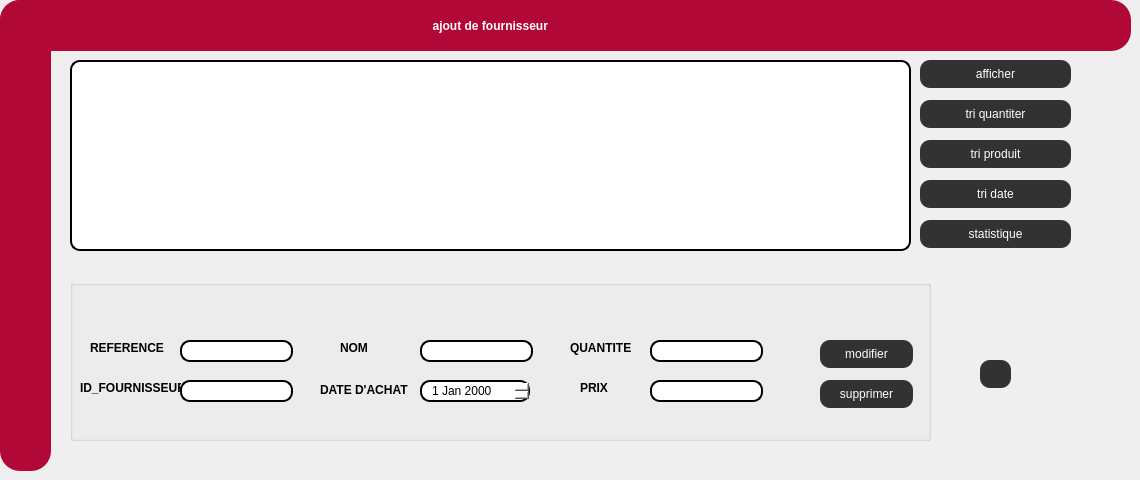
      <widget class="QWidget" name="tab_6">
       <attribute name="title">
        <string>consulter</string>
       </attribute>
       <widget class="QTableView" name="tableView">
        <property name="geometry">
         <rect>
          <x>70</x>
          <y>60</y>
          <width>841</width>
          <height>191</height>
         </rect>
        </property>
        <property name="styleSheet">
         <string notr="true">border: 2px solid black;
border-radius: 10px;
padding: 0 8px;
background: white;
selection-background-color: gray;</string>
        </property>
       </widget>
       <widget class="QPushButton" name="pb_tri">
        <property name="geometry">
         <rect>
          <x>920</x>
          <y>100</y>
          <width>151</width>
          <height>28</height>
         </rect>
        </property>
        <property name="styleSheet">
         <string notr="true">QPushButton{
    color:white;
	font: 75 10pt &quot;Source Code Pro&quot;;
	font: 87 7pt &quot;Nexa Rust Sans Black 01&quot;;
    background-color: rgb(51, 50, 50);
background:  rgb(51, 50, 50);
border-radius:10px;
}
QPushButton:hover
{
color:white;

background:#b20837;
border-radius:10px;
}
</string>
        </property>
        <property name="text">
         <string>tri quantiter</string>
        </property>
       </widget>
       <widget class="QPushButton" name="tri_d">
        <property name="geometry">
         <rect>
          <x>920</x>
          <y>180</y>
          <width>151</width>
          <height>28</height>
         </rect>
        </property>
        <property name="styleSheet">
         <string notr="true">QPushButton{
    color:white;
	font: 75 10pt &quot;Source Code Pro&quot;;
	font: 87 7pt &quot;Nexa Rust Sans Black 01&quot;;
    background-color: rgb(51, 50, 50);
background:  rgb(51, 50, 50);
border-radius:10px;
}
QPushButton:hover
{
color:white;

background:#b20837;
border-radius:10px;
}
</string>
        </property>
        <property name="text">
         <string>tri date</string>
        </property>
       </widget>
       <widget class="QPushButton" name="tri_prd">
        <property name="geometry">
         <rect>
          <x>920</x>
          <y>140</y>
          <width>151</width>
          <height>28</height>
         </rect>
        </property>
        <property name="styleSheet">
         <string notr="true">QPushButton{
    color:white;
	font: 75 10pt &quot;Source Code Pro&quot;;
	font: 87 7pt &quot;Nexa Rust Sans Black 01&quot;;
    background-color: rgb(51, 50, 50);
background:  rgb(51, 50, 50);
border-radius:10px;
}
QPushButton:hover
{
color:white;

background:#b20837;
border-radius:10px;
}
</string>
        </property>
        <property name="text">
         <string>tri produit</string>
        </property>
       </widget>
       <widget class="QPushButton" name="pushButton_2">
        <property name="geometry">
         <rect>
          <x>920</x>
          <y>60</y>
          <width>151</width>
          <height>28</height>
         </rect>
        </property>
        <property name="styleSheet">
         <string notr="true">QPushButton{
    color:white;
	font: 75 10pt &quot;Source Code Pro&quot;;
	font: 87 7pt &quot;Nexa Rust Sans Black 01&quot;;
    background-color: rgb(51, 50, 50);
background:  rgb(51, 50, 50);
border-radius:10px;
}
QPushButton:hover
{
color:white;

background:#b20837;
border-radius:10px;
}
</string>
        </property>
        <property name="text">
         <string>afficher</string>
        </property>
       </widget>
       <widget class="QPushButton" name="pushButton_5">
        <property name="geometry">
         <rect>
          <x>920</x>
          <y>220</y>
          <width>151</width>
          <height>28</height>
         </rect>
        </property>
        <property name="styleSheet">
         <string notr="true">QPushButton{
    color:white;
	font: 75 10pt &quot;Source Code Pro&quot;;
	font: 87 7pt &quot;Nexa Rust Sans Black 01&quot;;
    background-color: rgb(51, 50, 50);
background:  rgb(51, 50, 50);
border-radius:10px;
}
QPushButton:hover
{
color:white;

background:#b20837;
border-radius:10px;
}
</string>
        </property>
        <property name="text">
         <string>statistique</string>
        </property>
       </widget>
       <widget class="QGroupBox" name="groupBox_2">
        <property name="geometry">
         <rect>
          <x>70</x>
          <y>280</y>
          <width>861</width>
          <height>161</height>
         </rect>
        </property>
        <property name="title">
         <string/>
        </property>
        <widget class="QLineEdit" name="reference">
         <property name="geometry">
          <rect>
           <x>110</x>
           <y>60</y>
           <width>113</width>
           <height>22</height>
          </rect>
         </property>
         <property name="styleSheet">
          <string notr="true">border: 2px solid black;
border-radius: 10px;
padding: 0 8px;
background: white;
selection-background-color: gray;</string>
         </property>
        </widget>
        <widget class="QLineEdit" name="idf">
         <property name="geometry">
          <rect>
           <x>110</x>
           <y>100</y>
           <width>113</width>
           <height>22</height>
          </rect>
         </property>
         <property name="styleSheet">
          <string notr="true">border: 2px solid black;
border-radius: 10px;
padding: 0 8px;
background: white;
selection-background-color: gray;</string>
         </property>
        </widget>
        <widget class="QLineEdit" name="nomp">
         <property name="geometry">
          <rect>
           <x>350</x>
           <y>60</y>
           <width>113</width>
           <height>22</height>
          </rect>
         </property>
         <property name="styleSheet">
          <string notr="true">border: 2px solid black;
border-radius: 10px;
padding: 0 8px;
background: white;
selection-background-color: gray;</string>
         </property>
        </widget>
        <widget class="QLineEdit" name="quantiter">
         <property name="geometry">
          <rect>
           <x>580</x>
           <y>60</y>
           <width>113</width>
           <height>22</height>
          </rect>
         </property>
         <property name="styleSheet">
          <string notr="true">border: 2px solid black;
border-radius: 10px;
padding: 0 8px;
background: white;
selection-background-color: gray;</string>
         </property>
        </widget>
        <widget class="QLineEdit" name="prix">
         <property name="geometry">
          <rect>
           <x>580</x>
           <y>100</y>
           <width>113</width>
           <height>22</height>
          </rect>
         </property>
         <property name="styleSheet">
          <string notr="true">border: 2px solid black;
border-radius: 10px;
padding: 0 8px;
background: white;
selection-background-color: gray;</string>
         </property>
        </widget>
        <widget class="QPushButton" name="pushButton_3">
         <property name="geometry">
          <rect>
           <x>750</x>
           <y>60</y>
           <width>93</width>
           <height>28</height>
          </rect>
         </property>
         <property name="styleSheet">
          <string notr="true">QPushButton{
    color:white;
	font: 75 10pt &quot;Source Code Pro&quot;;
	font: 87 7pt &quot;Nexa Rust Sans Black 01&quot;;
    background-color: rgb(51, 50, 50);
background:  rgb(51, 50, 50);
border-radius:10px;
}
QPushButton:hover
{
color:white;

background:#b20837;
border-radius:10px;
}
</string>
         </property>
         <property name="text">
          <string>modifier</string>
         </property>
        </widget>
        <widget class="QPushButton" name="pushButton_4">
         <property name="geometry">
          <rect>
           <x>750</x>
           <y>100</y>
           <width>93</width>
           <height>28</height>
          </rect>
         </property>
         <property name="styleSheet">
          <string notr="true">QPushButton{
    color:white;
	font: 75 10pt &quot;Source Code Pro&quot;;
	font: 87 7pt &quot;Nexa Rust Sans Black 01&quot;;
    background-color: rgb(51, 50, 50);
background:  rgb(51, 50, 50);
border-radius:10px;
}
QPushButton:hover
{
color:white;

background:#b20837;
border-radius:10px;
}
</string>
         </property>
         <property name="text">
          <string>supprimer</string>
         </property>
        </widget>
        <widget class="QDateEdit" name="date">
         <property name="geometry">
          <rect>
           <x>350</x>
           <y>100</y>
           <width>110</width>
           <height>22</height>
          </rect>
         </property>
         <property name="styleSheet">
          <string notr="true">border: 2px solid black;
border-radius: 10px;
padding: 0 8px;
background: white;
selection-background-color: gray;</string>
         </property>
        </widget>
        <widget class="QLabel" name="label_18">
         <property name="geometry">
          <rect>
           <x>20</x>
           <y>60</y>
           <width>81</width>
           <height>16</height>
          </rect>
         </property>
         <property name="font">
          <font>
           <pointsize>9</pointsize>
           <weight>75</weight>
           <bold>true</bold>
          </font>
         </property>
         <property name="text">
          <string>REFERENCE</string>
         </property>
        </widget>
        <widget class="QLabel" name="label_19">
         <property name="geometry">
          <rect>
           <x>10</x>
           <y>100</y>
           <width>101</width>
           <height>16</height>
          </rect>
         </property>
         <property name="font">
          <font>
           <pointsize>9</pointsize>
           <weight>75</weight>
           <bold>true</bold>
          </font>
         </property>
         <property name="text">
          <string>ID_FOURNISSEUR</string>
         </property>
        </widget>
        <widget class="QLabel" name="label_20">
         <property name="geometry">
          <rect>
           <x>270</x>
           <y>60</y>
           <width>55</width>
           <height>16</height>
          </rect>
         </property>
         <property name="font">
          <font>
           <pointsize>9</pointsize>
           <weight>75</weight>
           <bold>true</bold>
          </font>
         </property>
         <property name="text">
          <string>NOM</string>
         </property>
        </widget>
        <widget class="QLabel" name="label_21">
         <property name="geometry">
          <rect>
           <x>250</x>
           <y>100</y>
           <width>101</width>
           <height>20</height>
          </rect>
         </property>
         <property name="font">
          <font>
           <weight>75</weight>
           <bold>true</bold>
          </font>
         </property>
         <property name="text">
          <string>DATE D'ACHAT</string>
         </property>
        </widget>
        <widget class="QLabel" name="label_22">
         <property name="geometry">
          <rect>
           <x>500</x>
           <y>60</y>
           <width>71</width>
           <height>16</height>
          </rect>
         </property>
         <property name="font">
          <font>
           <pointsize>9</pointsize>
           <weight>75</weight>
           <bold>true</bold>
          </font>
         </property>
         <property name="text">
          <string>QUANTITE</string>
         </property>
        </widget>
        <widget class="QLabel" name="label_23">
         <property name="geometry">
          <rect>
           <x>510</x>
           <y>100</y>
           <width>55</width>
           <height>16</height>
          </rect>
         </property>
         <property name="font">
          <font>
           <pointsize>9</pointsize>
           <weight>75</weight>
           <bold>true</bold>
          </font>
         </property>
         <property name="text">
          <string>PRIX</string>
         </property>
        </widget>
       </widget>
       <widget class="QLabel" name="label_redEq_17">
        <property name="geometry">
         <rect>
          <x>0</x>
          <y>0</y>
          <width>1131</width>
          <height>51</height>
         </rect>
        </property>
        <property name="font">
         <font>
          <pointsize>9</pointsize>
          <weight>75</weight>
          <bold>true</bold>
         </font>
        </property>
        <property name="styleSheet">
         <string notr="true">color:white;

background:#b20837;
border-radius:20px;</string>
        </property>
        <property name="text">
         <string>                                                                                                                                  ajout de fournisseur</string>
        </property>
       </widget>
       <widget class="QLabel" name="label_RedEq2_16">
        <property name="geometry">
         <rect>
          <x>0</x>
          <y>0</y>
          <width>51</width>
          <height>471</height>
         </rect>
        </property>
        <property name="styleSheet">
         <string notr="true">color:white;

background:#b20837;
border-radius:20px;</string>
        </property>
        <property name="text">
         <string/>
        </property>
       </widget>
       <widget class="QPushButton" name="annim">
        <property name="geometry">
         <rect>
          <x>980</x>
          <y>360</y>
          <width>31</width>
          <height>28</height>
         </rect>
        </property>
        <property name="styleSheet">
         <string notr="true">QPushButton{
    color:white;
	font: 75 10pt &quot;Source Code Pro&quot;;
	font: 87 7pt &quot;Nexa Rust Sans Black 01&quot;;
    background-color: rgb(51, 50, 50);
background:  rgb(51, 50, 50);
border-radius:10px;
}
QPushButton:hover
{
color:white;

background:#b20837;
border-radius:10px;
}
</string>
        </property>
        <property name="text">
         <string/>
        </property>
       </widget>
       <zorder>groupBox_2</zorder>
       <zorder>tableView</zorder>
       <zorder>pb_tri</zorder>
       <zorder>tri_d</zorder>
       <zorder>tri_prd</zorder>
       <zorder>pushButton_2</zorder>
       <zorder>pushButton_5</zorder>
       <zorder>label_redEq_17</zorder>
       <zorder>label_RedEq2_16</zorder>
       <zorder>annim</zorder>
      </widget>
